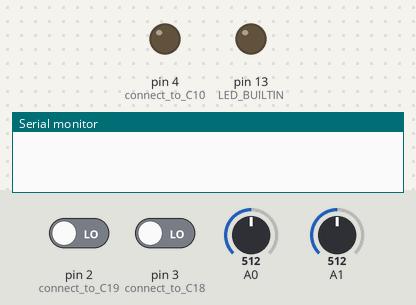
This sketch was run on a simulated Arduino Uno, built with avr-gcc and run on an emulated ATmega328P. Shown: output pins drawn as LEDs (lit = HIGH), the last lines printed to the serial monitor. Dashed ring = blinking. The test bench sets the inputs (shaded band); at power-on: pin 3 (connect_to_C18) LOW, A1 = 512, pin 2 (connect_to_C19) LOW, A0 = 512.

Above: at 1.2 s.
1.3 s: pin 3 (connect_to_C18) driven HIGH
At 1.8 s:
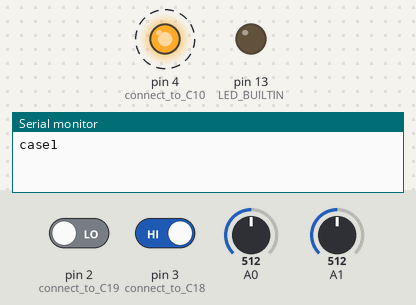
4.3 s: A1 set to 527
At 4.3 s:
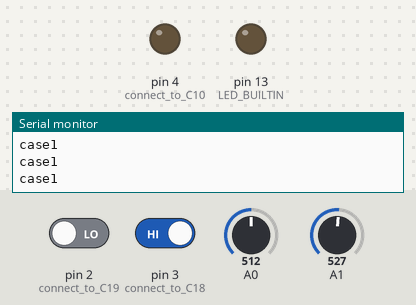
5.8 s: A1 set to 511
At 8.7 s:
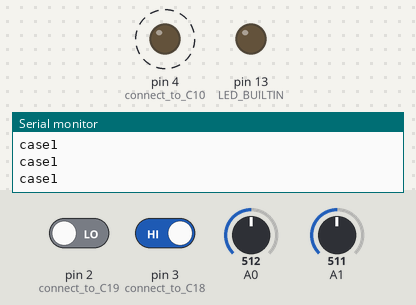
8.8 s: A1 set to 716
At 9.9 s:
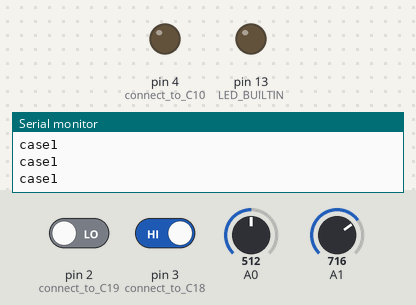
Timing chart, 0 to 11.3 s (numbered marks = the images above; inputs shaded):
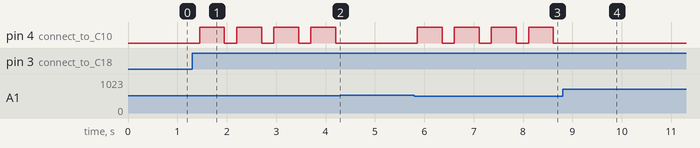

The sketch:

adapter.ino
```cpp
/*
This code snippet is the arduino adapter needed between ClearControl signals and
ThorLabs OSW12-488E Fiber Optic Switch Kit. This optic switch kit requires a TTL
to toggle between its states. However, ClearControl handles optic switches in a
different way. Gives HIGH or LOW to set active channel. Hence, this program below
forms the bridge in between. It reads the current active channel from optic switch
and it checks what ClearControl signal wants, in case of need arduino sends a TTL
to toggle to optical switch.
Setup:

CC signal for OS -> Arduino -> Optic Switch

03/27/19
*/

// setup Serial and pins for reading state and giving TTL back to optical switch:
void setup() {

  // Set the data rate in bps for serial transmission
  Serial.begin(9600);

  // input from optical switch board
  pinMode(2, INPUT);  // connect to C19
  pinMode(3, INPUT);  // connect to C18

  // output to optical switch board to change the active optical path
  pinMode(4, OUTPUT);  // connect to C10

  // for testing
  pinMode(LED_BUILTIN, OUTPUT);
}

// constantly listen ClearControl input and check current state from optical switch board:
// depending on input combination send TTL to optical switch board to change the optical path:
// do not forget to connect positive end of ClearControl signal to A1 and negative end of the
// ClearControl signal to A0 analog inputs.
void loop() {
  if (( (analogRead(A1) - 100 > analogRead(A0)) && digitalRead(2))) {
    Serial.println("case0");
    digitalWrite(4, LOW);    // turn the trigger off by making the voltage LOW
    delay(50);
    digitalWrite(4, HIGH);   // turn the trigger on (HIGH is the voltage level)
    delay(500);
  } else if (( (analogRead(A1) <= analogRead(A0)) && digitalRead(3))) {
    Serial.println("case1");
    digitalWrite(4, LOW);    // turn the trigger off by making the voltage LOW
    delay(50);
    digitalWrite(4, HIGH);   // turn the trigger on (HIGH is the voltage level)
    delay(500);                       // wait for a half second
  }

  digitalWrite(4, LOW);    // turn the trigger off by making the voltage LOW
  delay(200);
}
```

Measured:
- the behaviour switches between 512 and 513 on A1 (found by bisection; images 1 and 2)
- after the input at 1.3 s, pin 4 (connect_to_C10): alternates HIGH for 0.50 s and LOW for 0.25 s, starting after 0.15 s
- after the input at 4.3 s, pin 4 (connect_to_C10): stops changing and stays LOW
- after the input at 5.8 s, pin 4 (connect_to_C10): alternates HIGH for 0.50 s and LOW for 0.25 s, starting after 0.06 s
- after the input at 8.8 s, pin 4 (connect_to_C10): stops changing and stays LOW
